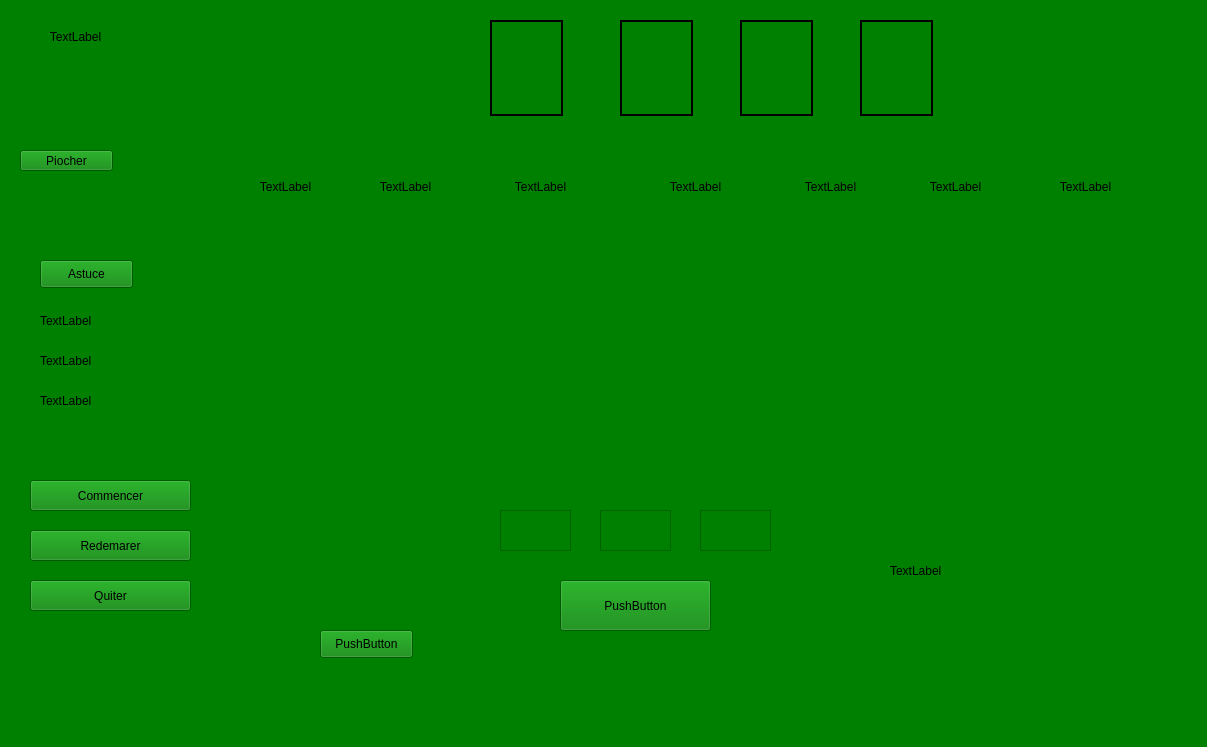
<?xml version="1.0" encoding="UTF-8"?>
<ui version="4.0">
 <class>MainWindow</class>
 <widget class="QMainWindow" name="MainWindow">
  <property name="geometry">
   <rect>
    <x>0</x>
    <y>0</y>
    <width>1207</width>
    <height>747</height>
   </rect>
  </property>
  <property name="windowTitle">
   <string>MainWindow</string>
  </property>
  <property name="styleSheet">
   <string notr="true">background: green</string>
  </property>
  <widget class="QWidget" name="centralwidget">
   <widget class="QTextEdit" name="NumPile">
    <property name="geometry">
     <rect>
      <x>500</x>
      <y>510</y>
      <width>71</width>
      <height>41</height>
     </rect>
    </property>
   </widget>
   <widget class="QTextEdit" name="NumDest">
    <property name="geometry">
     <rect>
      <x>600</x>
      <y>510</y>
      <width>71</width>
      <height>41</height>
     </rect>
    </property>
   </widget>
   <widget class="QTextEdit" name="NbrCarte">
    <property name="geometry">
     <rect>
      <x>700</x>
      <y>510</y>
      <width>71</width>
      <height>41</height>
     </rect>
    </property>
   </widget>
   <widget class="QPushButton" name="Accepte">
    <property name="geometry">
     <rect>
      <x>560</x>
      <y>580</y>
      <width>151</width>
      <height>51</height>
     </rect>
    </property>
    <property name="text">
     <string>PushButton</string>
    </property>
   </widget>
   <widget class="QLabel" name="pile11">
    <property name="geometry">
     <rect>
      <x>490</x>
      <y>20</y>
      <width>73</width>
      <height>96</height>
     </rect>
    </property>
    <property name="styleSheet">
     <string notr="true">border:2px solid black</string>
    </property>
    <property name="text">
     <string/>
    </property>
   </widget>
   <widget class="QLabel" name="pile12">
    <property name="geometry">
     <rect>
      <x>620</x>
      <y>20</y>
      <width>73</width>
      <height>96</height>
     </rect>
    </property>
    <property name="styleSheet">
     <string notr="true">border:2px solid black</string>
    </property>
    <property name="text">
     <string/>
    </property>
   </widget>
   <widget class="QLabel" name="pile13">
    <property name="geometry">
     <rect>
      <x>740</x>
      <y>20</y>
      <width>73</width>
      <height>96</height>
     </rect>
    </property>
    <property name="styleSheet">
     <string notr="true">border:2px solid black</string>
    </property>
    <property name="text">
     <string/>
    </property>
   </widget>
   <widget class="QLabel" name="pile14">
    <property name="geometry">
     <rect>
      <x>860</x>
      <y>20</y>
      <width>73</width>
      <height>96</height>
     </rect>
    </property>
    <property name="styleSheet">
     <string notr="true">border:2px solid black</string>
    </property>
    <property name="text">
     <string/>
    </property>
   </widget>
   <widget class="QLabel" name="colonne6">
    <property name="geometry">
     <rect>
      <x>910</x>
      <y>180</y>
      <width>91</width>
      <height>311</height>
     </rect>
    </property>
    <property name="text">
     <string>TextLabel</string>
    </property>
    <property name="alignment">
     <set>Qt::AlignHCenter|Qt::AlignTop</set>
    </property>
   </widget>
   <widget class="QLabel" name="colonne4">
    <property name="geometry">
     <rect>
      <x>640</x>
      <y>180</y>
      <width>111</width>
      <height>281</height>
     </rect>
    </property>
    <property name="text">
     <string>TextLabel</string>
    </property>
    <property name="alignment">
     <set>Qt::AlignHCenter|Qt::AlignTop</set>
    </property>
   </widget>
   <widget class="QLabel" name="colonne1">
    <property name="geometry">
     <rect>
      <x>240</x>
      <y>180</y>
      <width>91</width>
      <height>261</height>
     </rect>
    </property>
    <property name="layoutDirection">
     <enum>Qt::RightToLeft</enum>
    </property>
    <property name="text">
     <string>TextLabel</string>
    </property>
    <property name="alignment">
     <set>Qt::AlignHCenter|Qt::AlignTop</set>
    </property>
   </widget>
   <widget class="QLabel" name="colonne2">
    <property name="geometry">
     <rect>
      <x>350</x>
      <y>180</y>
      <width>111</width>
      <height>261</height>
     </rect>
    </property>
    <property name="text">
     <string>TextLabel</string>
    </property>
    <property name="alignment">
     <set>Qt::AlignHCenter|Qt::AlignTop</set>
    </property>
   </widget>
   <widget class="QLabel" name="colonne7">
    <property name="geometry">
     <rect>
      <x>1040</x>
      <y>180</y>
      <width>91</width>
      <height>321</height>
     </rect>
    </property>
    <property name="text">
     <string>TextLabel</string>
    </property>
    <property name="alignment">
     <set>Qt::AlignHCenter|Qt::AlignTop</set>
    </property>
   </widget>
   <widget class="QLabel" name="colonne3">
    <property name="geometry">
     <rect>
      <x>490</x>
      <y>180</y>
      <width>101</width>
      <height>281</height>
     </rect>
    </property>
    <property name="text">
     <string>TextLabel</string>
    </property>
    <property name="alignment">
     <set>Qt::AlignHCenter|Qt::AlignTop</set>
    </property>
   </widget>
   <widget class="QPushButton" name="pioche">
    <property name="geometry">
     <rect>
      <x>20</x>
      <y>150</y>
      <width>93</width>
      <height>21</height>
     </rect>
    </property>
    <property name="text">
     <string>Piocher</string>
    </property>
   </widget>
   <widget class="QPushButton" name="Astuce">
    <property name="geometry">
     <rect>
      <x>40</x>
      <y>260</y>
      <width>93</width>
      <height>28</height>
     </rect>
    </property>
    <property name="text">
     <string>Astuce</string>
    </property>
   </widget>
   <widget class="QLabel" name="nump1">
    <property name="geometry">
     <rect>
      <x>40</x>
      <y>310</y>
      <width>81</width>
      <height>21</height>
     </rect>
    </property>
    <property name="text">
     <string>TextLabel</string>
    </property>
   </widget>
   <widget class="QLabel" name="numd1">
    <property name="geometry">
     <rect>
      <x>40</x>
      <y>350</y>
      <width>81</width>
      <height>21</height>
     </rect>
    </property>
    <property name="text">
     <string>TextLabel</string>
    </property>
   </widget>
   <widget class="QLabel" name="nbrc1">
    <property name="geometry">
     <rect>
      <x>40</x>
      <y>390</y>
      <width>81</width>
      <height>21</height>
     </rect>
    </property>
    <property name="text">
     <string>TextLabel</string>
    </property>
   </widget>
   <widget class="QLabel" name="message">
    <property name="geometry">
     <rect>
      <x>890</x>
      <y>520</y>
      <width>191</width>
      <height>101</height>
     </rect>
    </property>
    <property name="text">
     <string>TextLabel</string>
    </property>
   </widget>
   <widget class="QPushButton" name="Commencer">
    <property name="geometry">
     <rect>
      <x>30</x>
      <y>480</y>
      <width>161</width>
      <height>31</height>
     </rect>
    </property>
    <property name="text">
     <string>Commencer</string>
    </property>
   </widget>
   <widget class="QPushButton" name="pushButton_5">
    <property name="geometry">
     <rect>
      <x>30</x>
      <y>530</y>
      <width>161</width>
      <height>31</height>
     </rect>
    </property>
    <property name="text">
     <string>Redemarer</string>
    </property>
   </widget>
   <widget class="QPushButton" name="pushButton_6">
    <property name="geometry">
     <rect>
      <x>30</x>
      <y>580</y>
      <width>161</width>
      <height>31</height>
     </rect>
    </property>
    <property name="text">
     <string>Quiter</string>
    </property>
   </widget>
   <widget class="QLabel" name="colonne5">
    <property name="geometry">
     <rect>
      <x>780</x>
      <y>180</y>
      <width>101</width>
      <height>301</height>
     </rect>
    </property>
    <property name="text">
     <string>TextLabel</string>
    </property>
    <property name="alignment">
     <set>Qt::AlignHCenter|Qt::AlignTop</set>
    </property>
   </widget>
   <widget class="QLabel" name="pioch">
    <property name="geometry">
     <rect>
      <x>30</x>
      <y>30</y>
      <width>91</width>
      <height>101</height>
     </rect>
    </property>
    <property name="text">
     <string>TextLabel</string>
    </property>
    <property name="alignment">
     <set>Qt::AlignHCenter|Qt::AlignTop</set>
    </property>
   </widget>
   <widget class="QPushButton" name="pushButton">
    <property name="geometry">
     <rect>
      <x>320</x>
      <y>630</y>
      <width>93</width>
      <height>28</height>
     </rect>
    </property>
    <property name="text">
     <string>PushButton</string>
    </property>
   </widget>
  </widget>
  <widget class="QMenuBar" name="menubar">
   <property name="geometry">
    <rect>
     <x>0</x>
     <y>0</y>
     <width>1207</width>
     <height>26</height>
    </rect>
   </property>
  </widget>
  <widget class="QStatusBar" name="statusbar"/>
 </widget>
 <resources/>
 <connections>
  <connection>
   <sender>pushButton_6</sender>
   <signal>clicked()</signal>
   <receiver>MainWindow</receiver>
   <slot>close()</slot>
   <hints>
    <hint type="sourcelabel">
     <x>118</x>
     <y>622</y>
    </hint>
    <hint type="destinationlabel">
     <x>115</x>
     <y>661</y>
    </hint>
   </hints>
  </connection>
 </connections>
</ui>
